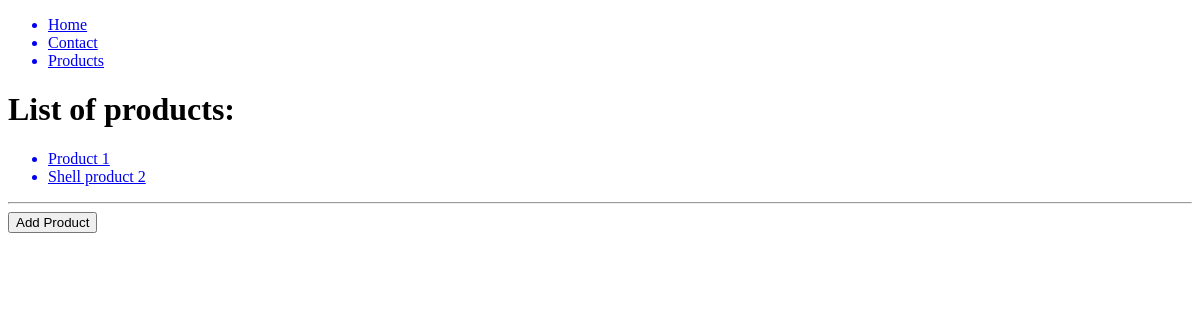
Before: /products/ with the older database file.
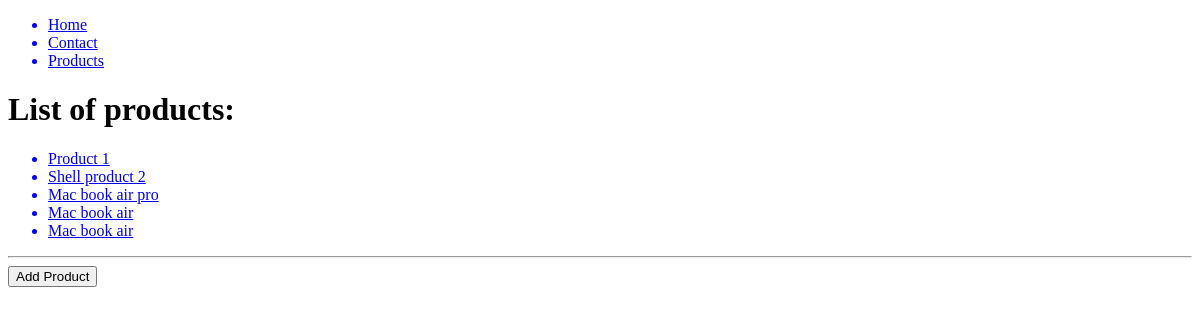
After: the same page with the newer database file.
### products/models.py (models this page shows)
class Product(models.Model):
    name = models.CharField(max_length=255)
    description = models.TextField()
    price = models.CharField(max_length=255)
    active = models.BooleanField(default=True)
    featured = models.BooleanField(default=False)
    def __str__(self) -> str:
        return self.name

### products/views.py (the view)
# urls.py: path('products/', product_index, name="product_index"),
def product_index(request, *args, **kwargs):
    p_list = Product.objects.filter(active=True)
    return render(request, "products/index.html", {"product_list": p_list})

### products/templates/products/index.html (shortened to what this page needs)
{% extends 'base.html' %}
{% block content %}
    <h1>List of products:</h1>
    <ul>
    {% for product in product_list %}
        <a href="/products/{{product.id}}" ><li>{{product}}</li></a>
    {% endfor %}
    </ul>
    <hr>
    <a href="/products/add"><button >Add Product</button></a>
{% endblock content %}

Changed rows visible on the page:
added Product: name "Mac book air pro"
added Product: name "Mac book air"
added Product: name "Mac book air"
